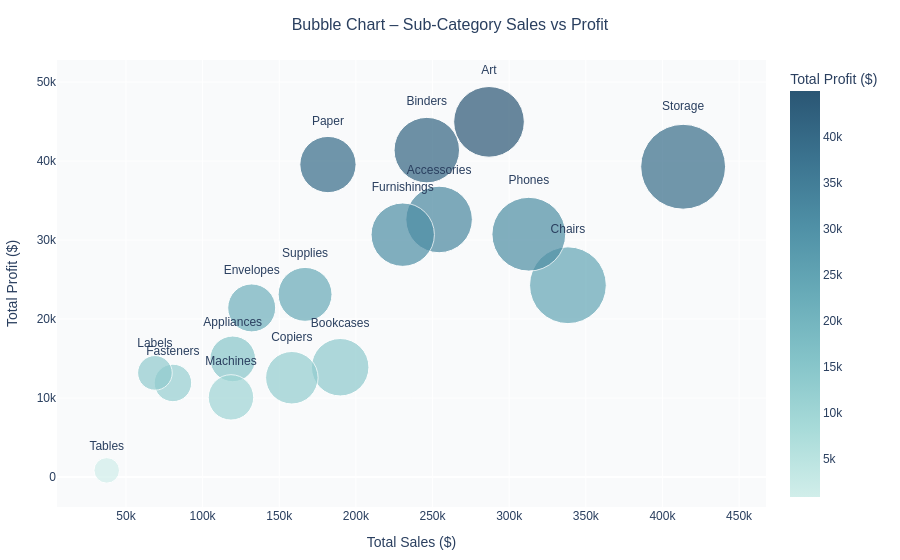

Here is the notebook cell this chart was saved with:
### Code cell
#CHART 7: BUBBLE CHART – Sub-Category Sales vs Profit

bubble_df = sales_by_subcategory.copy()
bubble_df["abs_size"] = np.abs(bubble_df["Total_Sales"])

fig_bubble = px.scatter(
    bubble_df,
    x="Total_Sales",
    y="Total_Profit",
    size="abs_size",
    color="Total_Profit",
    color_continuous_scale=TEAL,
    text="Sub-Category",
    size_max=60,
    labels={
        "Total_Sales": "Total Sales ($)",
        "Total_Profit": "Total Profit ($)"
    },
)
fig_bubble.update_traces(
    textposition="top center",
    hovertemplate=(
        "<b>%{text}</b><br>"
        "Sales: $%{x:,.0f}<br>"
        "Profit: $%{y:,.0f}<extra></extra>"
    ),
)
fig_bubble = style(fig_bubble, "Bubble Chart – Sub-Category Sales vs Profit")
fig_bubble.show()

### Figure 1 — Plotly figure (JSON) as saved in the notebook; plotly's stock layout.template omitted (floating-point values rounded to 4 significant figures)
{"data": [{"hovertemplate": "<b>%{text}</b><br>Sales: $%{x:,.0f}<br>Profit: $%{y:,.0f}<extra></extra>", "legendgroup": "", "marker": {"color": [39280.0, 24280.0, 30740.0, 44970.0, 32610.0, 41390.0, 30680.0, 13900.0, 39560.0, 23130.0, 12570.0, 21410.0, 14960.0, 10080.0, 11920.0, 13190.0, 845.1], "coloraxis": "coloraxis", "size": [413500.0, 338300.0, 312800.0, 286800.0, 254300.0, 246300.0, 230600.0, 189800.0, 181800.0, 166900.0, 158200.0, 132000.0, 119700.0, 118500.0, 80650.0, 68910.0, 37460.0], "sizemode": "area", "sizeref": 114.9, "symbol": "circle"}, "mode": "markers+text", "name": "", "orientation": "v", "showlegend": false, "text": ["Storage", "Chairs", "Phones", "Art", "Accessories", "Binders", "Furnishings", "Bookcases", "Paper", "Supplies", "Copiers", "Envelopes", "Appliances", "Machines", "Fasteners", "Labels", "Tables"], "textposition": "top center", "type": "scatter", "x": [413500.0, 338300.0, 312800.0, 286800.0, 254300.0, 246300.0, 230600.0, 189800.0, 181800.0, 166900.0, 158200.0, 132000.0, 119700.0, 118500.0, 80650.0, 68910.0, 37460.0], "xaxis": "x", "y": [39280.0, 24280.0, 30740.0, 44970.0, 32610.0, 41390.0, 30680.0, 13900.0, 39560.0, 23130.0, 12570.0, 21410.0, 14960.0, 10080.0, 11920.0, 13190.0, 845.1], "yaxis": "y"}], "layout": {"coloraxis": {"colorbar": {"title": {"text": "Total Profit ($)"}}, "colorscale": [[0, "rgb(209, 238, 234)"], [0.1667, "rgb(168, 219, 217)"], [0.3333, "rgb(133, 196, 201)"], [0.5, "rgb(104, 171, 184)"], [0.6667, "rgb(79, 144, 166)"], [0.8333, "rgb(59, 115, 143)"], [1, "rgb(42, 86, 116)"]]}, "font": {"family": "Arial"}, "hovermode": "closest", "legend": {"itemsizing": "constant", "tracegroupgap": 0}, "margin": {"b": 40, "l": 40, "r": 40, "t": 60}, "paper_bgcolor": "white", "plot_bgcolor": "#f9fafb", "title": {"font": {"size": 16}, "text": "Bubble Chart – Sub-Category Sales vs Profit", "x": 0.5, "xanchor": "center"}, "xaxis": {"anchor": "y", "domain": [0, 1], "title": {"text": "Total Sales ($)"}}, "yaxis": {"anchor": "x", "domain": [0, 1], "title": {"text": "Total Profit ($)"}}}}
